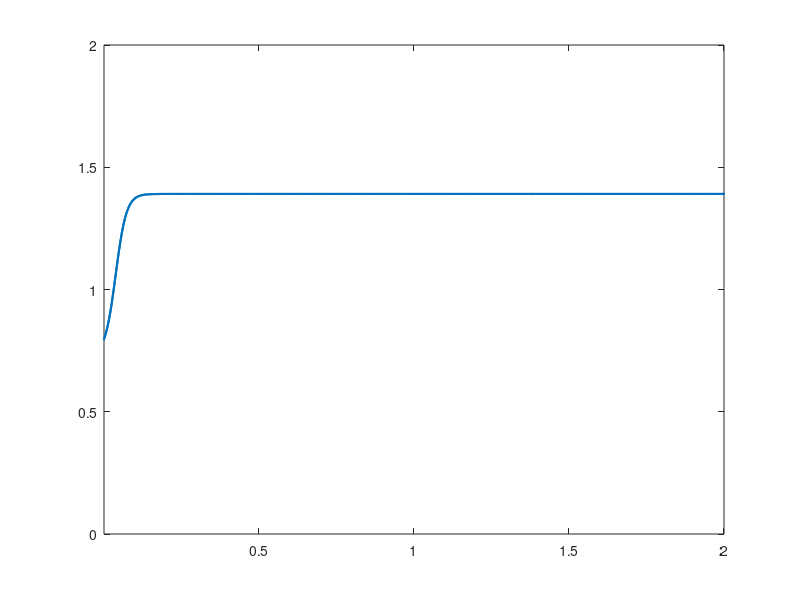

This chart was generated by the following MATLAB code: (Note: this script raises an error after producing the figure.)
%% fit dx_n+1^2 as a function of dx_n^2
aturn=0.41; % ratio of turning bouts
wturn=0.59;  % std of the turn distribution in radian
wfor=0.092;   % sdt of the forward distribution in radian
wt=wturn^2;
wf=wfor^2;

% probability of flipping direction (R->L or L->R) - to be fitted
p_flip=0.19; 
 
afor=1-aturn;   % ratio of forward bouts
p_TF = 0.535;   %0.535 % probability of going from turn to forward state

% creates the distributions
x=[-2:0.01:2];
f = afor*normpdf(x,0,wfor);
g = aturn*normpdf(x,0,wturn);
h = g./(f+g);

 
alpha=aturn/(1-aturn);
k2=0.42;%0.45
vardt=aturn*wt+(1-aturn)*wf;

 
dt2=wf+k2*alpha*(wt-wf)+h*(wt-wf)*(1-k2-k2*alpha);
plot(x.^2,dt2/vardt, 'Linewidth', 1.5, 'DisplayName', 'fit');
xlim([0.001,2]);
ylim([0,2]);

%% fit data
autocorrXsq = nanmean(interp_mV1);

myfittype = fittype('amplitude_fit(x, wturn, wfor, aturn, k2)',...
            'problem', {'wturn', 'wfor', 'aturn'}, 'coefficients', {'k2'});
myfit = fit(allbinvals,autocorrXsq',myfittype,'StartPoint', [0.45],'problem', {wturn, wfor, aturn});

k2 = myfit.k2;
k2ci = confint(myfit,0.99);
dt2=(wf+k2*alpha*(wt-wf)+h*(wt-wf)*(1-k2-k2*alpha))/vardt;
dt2ci=(wf+k2ci(1)*alpha*(wt-wf)+h*(wt-wf)*(1-k2ci(1)-k2ci(1)*alpha))/vardt;

%***
% randomized mean
shadedErrorBar(allbinvals, nanmean(interp_mV1_rand), nanstd(interp_mV1_rand),...
    'lineprops',{'.','Color', [0.5 0.5 0.5], 'DisplayName', '<\delta\theta^2_{randomized}>'})
%real mean
shadedErrorBar(allbinvals, nanmean(interp_mV1), nanstd(interp_mV1),...
    'lineprops',{'-','Color', [0.2 0.4 0.9], 'LineWidth', 1.5, 'DisplayName', '<\delta\theta^2_{n+1}>'})
%simulation
shadedErrorBar(x.^2, dt2, -dt2+dt2ci,...
    'lineprops',{'-','Color', [0.9 0.4 0.2], 'LineWidth', 1.5, 'DisplayName', 'fit with .99 CI'})

ylabel('<\delta\theta^2_{n+1}>')
xlabel('<\delta\theta^2_{n}>')
legend

ax = gca;
ax.XScale = 'log';
ax.FontName = 'TimesNewRoman';
ax.FontSize = 14;